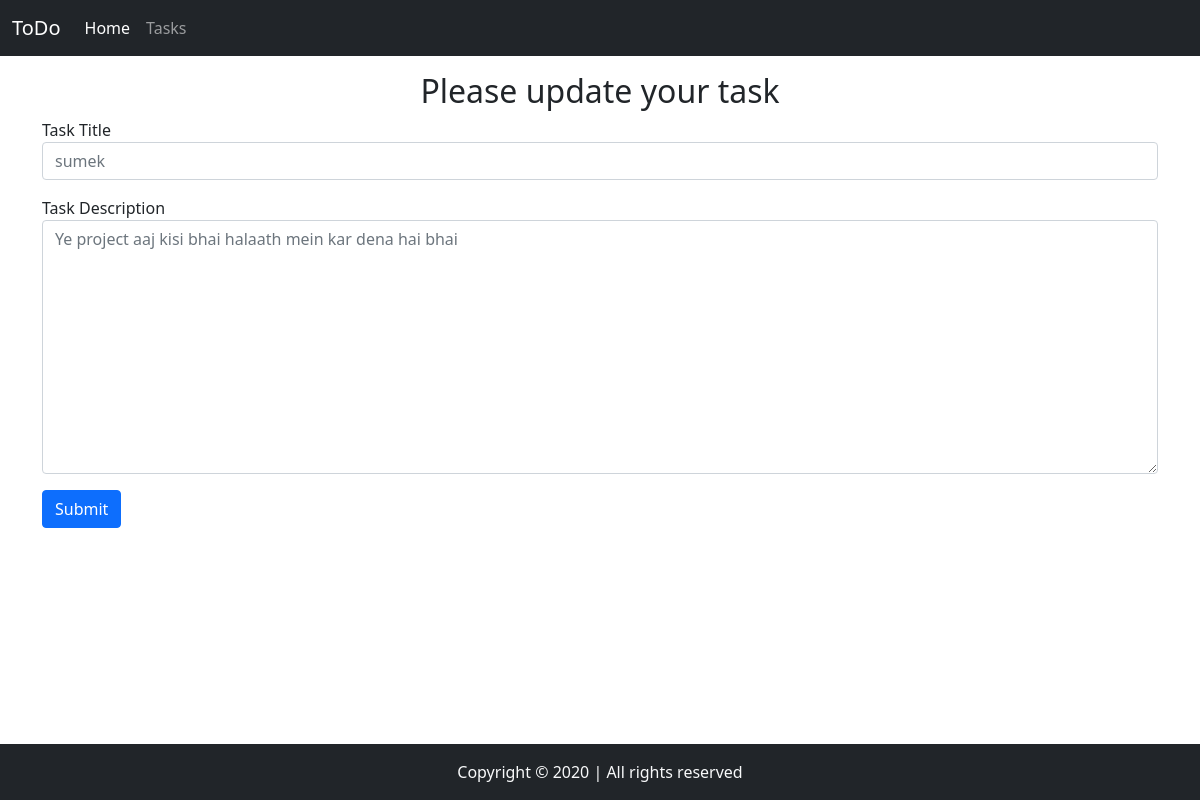
/Update_contact/3/, run on the app's committed database.
### home/models.py (models this page shows, shortened)
class Task(models.Model):
    user = models.ForeignKey(User, on_delete=models.CASCADE,related_name="Task", null=True)
    taskTitle = models.CharField(max_length=50)
    taskDesc = models.TextField()
    time = models.DateTimeField(auto_now_add=True)

### home/views.py (the view, shortened to what this page needs)
# urls.py: path("Update_contact/<str:pk>/", views.Update_contact, name="Update_contact"),
def Update_contact(request, pk):
    curr_contact = Task.objects.get(id = pk)
    print(curr_contact.taskDesc)
    context = {"sayid": curr_contact.id, "saytitle" : curr_contact.taskTitle , "saydesc": curr_contact.taskDesc}
    return render(request, 'newupdate.html',context)

### templates/newupdate.html (shortened to what this page needs)
<!doctype html>
<html lang="en">
  <head>
    <link href="https://cdn.jsdelivr.net/npm/bootstrap@5.0.0-beta3/dist/css/bootstrap.min.css" rel="stylesheet">
  </head>
  <body>
    <nav class="navbar navbar-expand-lg navbar-dark bg-dark">
      <div class="container-fluid">
        <a class="navbar-brand" href="/">ToDo</a>
        <div class="collapse navbar-collapse" id="navbarSupportedContent">
          <ul class="navbar-nav me-auto mb-2 mb-lg-0">
            <li class="nav-item">
              <a class="nav-link active" aria-current="page" href="/">Home</a>
            </li>
            <li class="nav-item">
              <a class="nav-link" href="/task">Tasks</a>
            </li>
          </ul>
        </div>
      </div>
    </nav>
    <div class="container my-3">
      <h2 class="text-center">Please update your task</h2>
      <form action="{% url 'Update_contact' sayid  %}" method="POST">
        <div class="mb-3">
          <label for="title">Task Title</label>
          <input type="text" class="form-control" id="title" name = "title" aria-describedby="emailHelp" placeholder = "{{saytitle}}">
        </div>
        <div class="mb-3">
          <label for="desc" >Task Description</label>
          <textarea class="form-control" name = "desc" id="desc" cols="30" rows="10" placeholder = "{{saydesc}}"></textarea>
        </div>
        <button type="submit" class="btn btn-primary">Submit</button>
      </form>
    </div>
    <footer>
    <p class = "text-center bg-dark text-light fixed-bottom my-0 py-3"  >
    Copyright &copy; 2020 | All rights reserved
    </p>
    </footer>
  </body>
</html>

### data on the page
Task: title "sumek", desc "Ye project aaj kisi bhai halaath mein kar dena hai bhai"
